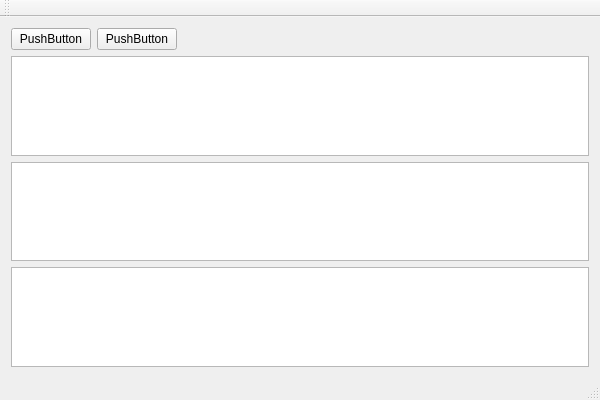
<?xml version="1.0" encoding="UTF-8"?>
<ui version="4.0">
 <class>MainWindowClass</class>
 <widget class="QMainWindow" name="MainWindowClass">
  <property name="geometry">
   <rect>
    <x>0</x>
    <y>0</y>
    <width>600</width>
    <height>400</height>
   </rect>
  </property>
  <property name="windowTitle">
   <string>MainWindow</string>
  </property>
  <widget class="QWidget" name="centralWidget">
   <layout class="QVBoxLayout" name="verticalLayout_2">
    <item>
     <layout class="QHBoxLayout" name="horizontalLayout">
      <item>
       <widget class="QPushButton" name="pushButton">
        <property name="text">
         <string>PushButton</string>
        </property>
       </widget>
      </item>
      <item>
       <widget class="QPushButton" name="pushButton_2">
        <property name="text">
         <string>PushButton</string>
        </property>
       </widget>
      </item>
      <item>
       <spacer name="horizontalSpacer">
        <property name="orientation">
         <enum>Qt::Orientation::Horizontal</enum>
        </property>
        <property name="sizeHint" stdset="0">
         <size>
          <width>40</width>
          <height>20</height>
         </size>
        </property>
       </spacer>
      </item>
     </layout>
    </item>
    <item>
     <widget class="QTableView" name="clientsTableView"/>
    </item>
    <item>
     <widget class="QTableView" name="clientsDataTableView"/>
    </item>
    <item>
     <widget class="QPlainTextEdit" name="logTextEdit"/>
    </item>
   </layout>
  </widget>
  <widget class="QMenuBar" name="menuBar">
   <property name="geometry">
    <rect>
     <x>0</x>
     <y>0</y>
     <width>600</width>
     <height>21</height>
    </rect>
   </property>
  </widget>
  <widget class="QToolBar" name="mainToolBar">
   <attribute name="toolBarArea">
    <enum>TopToolBarArea</enum>
   </attribute>
   <attribute name="toolBarBreak">
    <bool>false</bool>
   </attribute>
  </widget>
  <widget class="QStatusBar" name="statusBar"/>
 </widget>
 <layoutdefault spacing="6" margin="11"/>
 <resources/>
 <connections/>
</ui>
